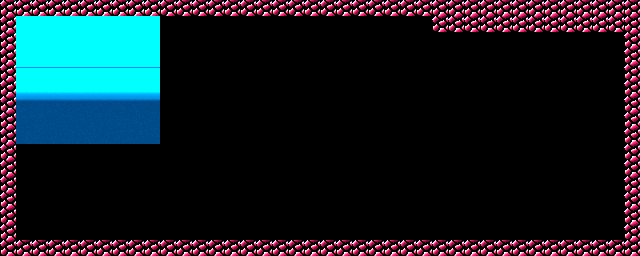

Below is a game level as drawn by its tile map, then a one-line description and the .tmx that defines it (tile-layer data replaced by summaries):
An orthogonal 40x16 tile map with 16x16 px tiles, 1 tile layer (edge tiles), 1 image layer and 60 objects (47x EnemyTank, 4x EnemySpike, Player, Crab3, EnemyBasic, ...).

<map version="1.0" tiledversion="v1.0.3-399-ge7b903e" orientation="orthogonal" renderorder="right-down" width="40" height="16" tilewidth="16" tileheight="16" infinite="0" nextobjectid="273">
 <tileset firstgid="1" name="tilemap" tilewidth="16" tileheight="16" tilecount="256" columns="16">
  <image source="../image/tilemap.png" width="256" height="256" />
 </tileset>
 <imagelayer name="Parallax_layer1">
  <image source="../image/bg24.png" width="160" height="144" />
  <properties>
   <property name="ratio" value="0.75" />
  </properties>
 </imagelayer>
 <objectgroup name="entities">
  <object id="1" name="Player" x="28.5" y="67" width="16" height="16" />
  <object id="15" name="Crab3" x="571.346" y="63.826" width="72" height="72">
   <properties>
    <property name="nextLevel" value="25boss17" />
   </properties>
  </object>
  <object id="38" name="Path" type="EnemyTank" x="244.273" y="206.864">
   <polyline points="3.33333,-53.3333 -22,-30 -160.333,-16.3333" />
  </object>
  <object id="51" name="Path" type="EnemyTank" x="576.5" y="106">
   <polyline points="3.33333,-53.3333 -22,-30 -160.333,-16.3333" />
  </object>
  <object id="52" name="Path" type="EnemyTank" x="572" y="95.5">
   <polyline points="3.33333,-53.3333 -22,-30 -84.333,-21.3333" />
  </object>
  <object id="94" name="Path" type="EnemyTank" x="238.5" y="114">
   <polyline points="3.33333,-53.3333 -22,-30 -160.333,-16.3333" />
  </object>
  <object id="95" name="Path" type="EnemyTank" x="234" y="104">
   <polyline points="3.33333,-53.3333 -22,-30 -160.333,-16.3333" />
  </object>
  <object id="96" name="Path" type="EnemyTank" x="229" y="95">
   <polyline points="3.33333,-53.3333 -22,-30 -160.333,-16.3333" />
  </object>
  <object id="97" name="Path" type="EnemyTank" x="223.5" y="85.5">
   <polyline points="3.33333,-53.3333 -22,-30 -160.333,-16.3333" />
  </object>
  <object id="98" name="Path" type="EnemyTank" x="217" y="78">
   <polyline points="3.33333,-53.3333 -22,-30 -160.333,-16.3333" />
  </object>
  <object id="108" name="Path" type="EnemySpike" x="258" y="125.5">
   <polyline points="0,0 -25,0" />
  </object>
  <object id="109" name="Path" type="EnemyTank" x="253" y="110.5">
   <polyline points="0,0 -25,0" />
  </object>
  <object id="110" name="Path" type="EnemyBasic" x="255" y="134">
   <polyline points="0,0 -25,0" />
  </object>
  <object id="117" name="Path" type="EnemyShooter" x="839" y="63.5">
   <polyline points="-96.1667,-20.3333 -124.333,3 -238.333,40.6667 -265,159.167" />
  </object>
  <object id="118" name="Path" type="EnemyTank" x="815" y="58">
   <polyline points="-96.1667,-20.3333 -124.333,3 -238.333,40.6667 -265,159.167" />
  </object>
  <object id="119" name="Path" type="EnemyTank" x="865.5" y="69.5">
   <polyline points="-96.1667,-20.3333 -124.333,3 -238.333,40.6667 -265,159.167" />
  </object>
  <object id="120" name="Path" type="EnemyTank" x="433.5" y="90">
   <polyline points="0,0 -25,0" />
  </object>
  <object id="121" name="Path" type="EnemyTank" x="381" y="133.5">
   <polyline points="0,0 -25,0" />
  </object>
  <object id="122" name="Path" type="EnemyTank" x="390.5" y="112.5">
   <polyline points="0,0 -69.5,0" />
  </object>
  <object id="126" name="Path" type="EnemySpike" x="533" y="48">
   <polyline points="0,0 -25,0" />
  </object>
  <object id="127" name="Path" type="EnemyTank" x="503" y="66.5">
   <polyline points="0,0 -25,0" />
  </object>
  <object id="129" name="Path" type="EnemyTank" x="465" y="24">
   <polyline points="0,0 -42,24 -80.5,30.5 -109.5,19 -133.5,36 -144.5,97.5" />
  </object>
  <object id="131" name="Path" type="EnemyTank" x="470" y="35">
   <polyline points="0,0 -42,24 -80.5,30.5 -109.5,19 -133.5,36 -144.5,97.5" />
  </object>
  <object id="133" name="Path" type="EnemyTank" x="302.5" y="53.5">
   <polyline points="0,0 -25,0" />
  </object>
  <object id="134" name="Path" type="EnemyTank" x="299.5" y="62">
   <polyline points="0,0 -25,0" />
  </object>
  <object id="136" name="Path" type="EnemyTank" x="483.5" y="51.5">
   <polyline points="0,0 -42,24 -80.5,30.5 -109.5,19 -133.5,36 -144.5,97.5" />
  </object>
  <object id="137" name="Path" type="EnemyTank" x="626.5" y="148">
   <polyline points="0,0 -10.5,-79.5 -35,-103.5 -60,-109" />
  </object>
  <object id="139" name="Path" type="EnemyTank" x="635.5" y="142.5">
   <polyline points="0,0 -10.5,-79.5 -35,-103.5 -60,-109" />
  </object>
  <object id="140" name="Path" type="EnemyTank" x="643.5" y="135.5">
   <polyline points="0,0 -10.5,-79.5 -35,-103.5 -60,-109" />
  </object>
  <object id="194" name="Path" type="EnemyTank" x="301.5" y="91.5">
   <polyline points="0,0 -166,1" />
  </object>
  <object id="195" name="Path" type="EnemyTank" x="323.5" y="144.5">
   <polyline points="0,0 -166,1" />
  </object>
  <object id="196" name="Path" type="EnemyTank" x="364" y="105">
   <polyline points="0,0 -166,1" />
  </object>
  <object id="197" name="Path" type="EnemyTank" x="330.5" y="117">
   <polyline points="0,0 -166,1" />
  </object>
  <object id="198" name="Path" type="EnemyTank" x="380" y="27.5">
   <polyline points="0,0 -166,1" />
  </object>
  <object id="199" name="Path" type="EnemyTank" x="439.5" y="43">
   <polyline points="0,0 -166,1" />
  </object>
  <object id="200" name="Path" type="EnemyTank" x="401.5" y="57.5">
   <polyline points="0,0 -166,1" />
  </object>
  <object id="202" name="Path" type="EnemyTank" x="520.5" y="116.5">
   <polyline points="0,0 -25,0" />
  </object>
  <object id="203" name="Path" type="EnemyTank" x="511" y="137.5">
   <polyline points="0,0 -25,0" />
  </object>
  <object id="206" name="Path" type="EnemyTank" x="461" y="125">
   <polyline points="0,0 -166,1" />
  </object>
  <object id="207" name="Path" type="EnemyTank" x="476.5" y="145">
   <polyline points="0,0 -166,1" />
  </object>
  <object id="208" name="Path" type="EnemyTank" x="538" y="111.5">
   <polyline points="0,0 -147,72.5" />
  </object>
  <object id="224" name="Path" type="EnemyTank" x="660.5" y="69">
   <polyline points="0,0 -25,0" />
  </object>
  <object id="226" name="Path" type="EnemyTank" x="374" y="89">
   <polyline points="0,0 -25,0" />
  </object>
  <object id="227" name="Path" type="EnemyTank" x="345.5" y="71">
   <polyline points="0,0 -25,0" />
  </object>
  <object id="228" name="Path" type="EnemyTank" x="66" y="205">
   <polyline points="0,0 -25,0" />
  </object>
  <object id="240" name="Path" type="EnemyTank" x="186.5" y="54">
   <polyline points="0,0 -25,0" />
  </object>
  <object id="241" name="Path" type="EnemyTank" x="192" y="88">
   <polyline points="0,0 -25,0" />
  </object>
  <object id="242" name="Path" type="EnemySpike" x="196.5" y="64.5">
   <polyline points="0,0 -25,0" />
  </object>
  <object id="243" name="Path" type="EnemySpike" x="350" y="105.5">
   <polyline points="0,0 -25,0" />
  </object>
  <object id="244" name="Path" type="EnemyTank" x="484.5" y="84">
   <polyline points="0,0 -25,0" />
  </object>
  <object id="252" name="Path" type="EnemyTank" x="583.5" y="111.5">
   <polyline points="0,0 -25,0" />
  </object>
  <object id="253" name="Path" type="EnemyTank" x="614" y="88">
   <polyline points="0,0 -210,0" />
  </object>
  <object id="254" name="Path" type="EnemyTank" x="548" y="70">
   <polyline points="0,0 -25,0" />
  </object>
  <object id="255" name="Path" type="EnemyTank" x="273.5" y="97">
   <polyline points="0,0 -25,0" />
  </object>
  <object id="256" name="Path" type="EnemyTank" x="536" y="128.5">
   <polyline points="0,0 -25,0" />
  </object>
 </objectgroup>
 <layer name="edge tiles" width="40" height="16">
  <data>[640 cells, 120 non-empty, 1 distinct tile ids]</data>
 </layer>
 <objectgroup color="#ff0000" name="collision layer" opacity="0.79">
  <object id="16" x="0" y="0" width="644" height="16" />
  <object id="17" x="-4.70588" y="237.647" width="645.706" height="16" />
  </objectgroup>
</map>
<!-- 3 of 60 objects omitted -->
